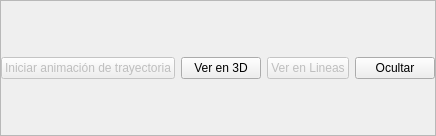
        <widget class="QFrame" name="frame_3">
         <property name="minimumSize">
          <size>
           <width>0</width>
           <height>0</height>
          </size>
         </property>
         <property name="frameShape">
          <enum>QFrame::StyledPanel</enum>
         </property>
         <property name="frameShadow">
          <enum>QFrame::Raised</enum>
         </property>
         <layout class="QVBoxLayout" name="verticalLayout_34">
          <property name="leftMargin">
           <number>0</number>
          </property>
          <property name="topMargin">
           <number>0</number>
          </property>
          <property name="rightMargin">
           <number>0</number>
          </property>
          <property name="bottomMargin">
           <number>0</number>
          </property>
          <item>
           <widget class="MTHList" name="mthList_3" native="true">
            <property name="minimumSize">
             <size>
              <width>0</width>
              <height>50</height>
             </size>
            </property>
           </widget>
          </item>
          <item>
           <layout class="QHBoxLayout" name="horizontalLayout_15">
            <item>
             <widget class="QPushButton" name="bt_iniciarAnimacion">
              <property name="enabled">
               <bool>false</bool>
              </property>
              <property name="text">
               <string>Iniciar animación de trayectoria</string>
              </property>
             </widget>
            </item>
            <item>
             <widget class="QPushButton" name="bt_verEn3D">
              <property name="text">
               <string>Ver en 3D</string>
              </property>
             </widget>
            </item>
            <item>
             <widget class="QPushButton" name="bt_verEnLineas">
              <property name="enabled">
               <bool>false</bool>
              </property>
              <property name="text">
               <string>Ver en Lineas</string>
              </property>
             </widget>
            </item>
            <item>
             <widget class="QPushButton" name="bt_ocultar">
              <property name="text">
               <string>Ocultar</string>
              </property>
             </widget>
            </item>
           </layout>
          </item>
          <item>
           <widget class="GLView" name="glView_3" native="true">
            <property name="minimumSize">
             <size>
              <width>0</width>
              <height>50</height>
             </size>
            </property>
           </widget>
          </item>
         </layout>
        </widget>
